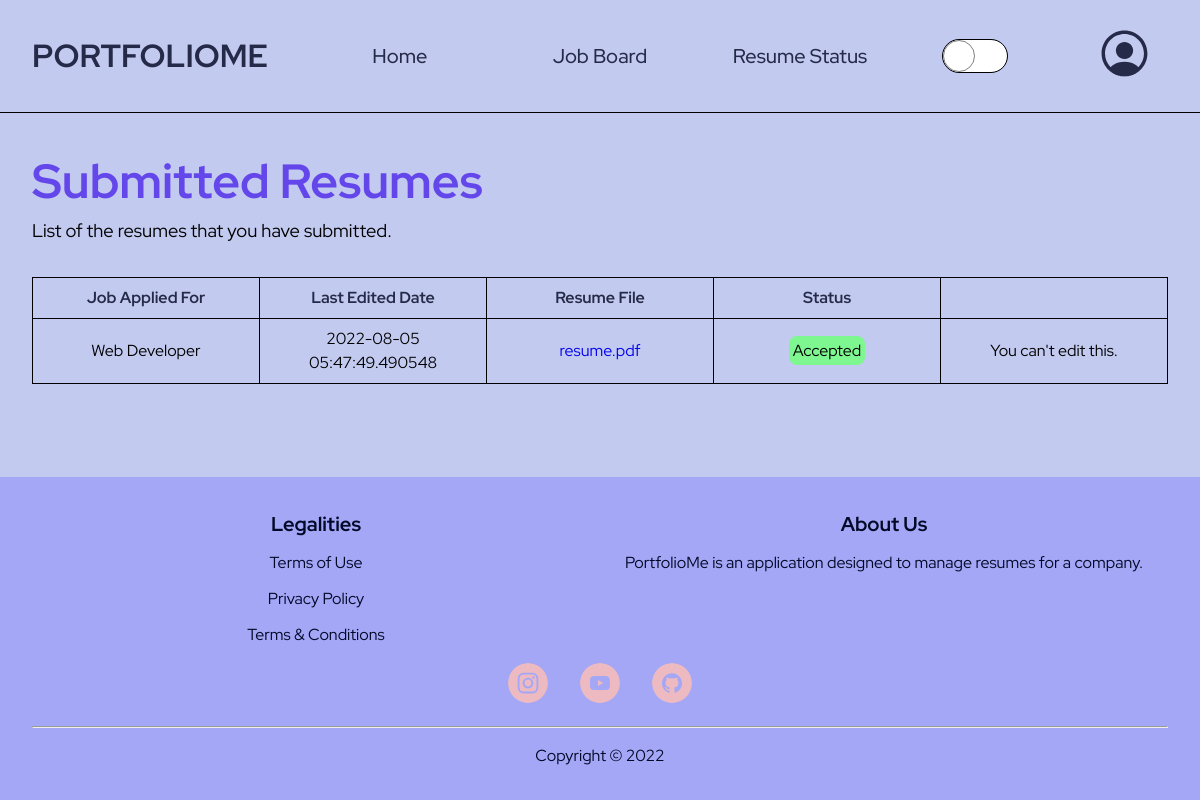
/resume_status (signed in), run on the app's committed database.
### PortfolioMe/models.py (models this page shows, shortened)
class JobBoard(db.Model):
    __tablename__ = 'jobboard'
    id = db.Column(db.Integer, primary_key=True)
    name = db.Column(db.String(50), nullable=False)
    highlights = db.Column(db.String(200), nullable=False)
    description = db.Column(db.Text, nullable=False)
    department = db.Column(db.String(50), nullable=False)
    min_salary = db.Column(db.Float, nullable=False)
    max_salary = db.Column(db.Float, nullable=False)
    position_level = db.Column(db.String(20), nullable=False)
    years_of_experience = db.Column(db.String(10), nullable=False)
    job_type = db.Column(db.String(10), nullable=False)
    specializations = db.Column(db.String(50), nullable=False)
    job_image = db.Column(db.String(50), nullable=False)
    resumes_submitted_list = db.relationship(
        'Resume', backref='associated_job_board', lazy=True)

class Resume(db.Model):
    __tablename__ = 'resume'
    id = db.Column(db.Integer, primary_key=True)
    applicant_details = db.Column(db.Text, unique=False, nullable=False)
    date_edited = db.Column(db.DateTime, unique=False, nullable=False,
                            default=datetime.utcnow)
    is_bookmarked = db.Column(db.Boolean, unique=False,
                              nullable=False, default=False)
    is_hired = db.Column(db.Boolean, unique=False,
                         nullable=False, default=False)
    status = db.Column(db.String(20), unique=False,
                       nullable=False, default="Pending")
    image = db.Column(db.String(50), unique=False, nullable=False)
    additional_documents = db.Column(db.Text, unique=False, default="")
    applicant_id = db.Column(db.Integer, db.ForeignKey(
        'applicant.id'), nullable=False)
    job_id = db.Column(db.Integer, db.ForeignKey(
        'jobboard.id'), nullable=False)
    resume_details_ref = db.relationship(
        'Resume_Details', backref='associated_resume', uselist=False)

### PortfolioMe/client/routes.py (the view)
@client.route("/resume_status")
@login_required
def resume_status():
    resumes = Resume.query.filter_by(applicant_id=current_user.id).all()
    jobs = JobBoard.query.filter(JobBoard.resumes_submitted_list.any(
        applicant_id=current_user.id)).all()
    return render_template("client/resume_status.html", resumes=resumes, jobs=jobs)

### PortfolioMe/models.py (called while the page is built)
@login_manager.user_loader
def load_user(user_id):
    applicant = Applicant.query.get(int(user_id))
    if applicant.status != "Active":
        return None and logout_user
    return applicant

### PortfolioMe/templates/client/resume_status.html (shortened to what this page needs)
{% extends "layout/base.html" %}  {% block css %}
<link
    rel="stylesheet"
    href="{{ url_for('static', filename='css/client/resume_status.css') }}"
/>{% endblock %} {% block content %}
<main class="resume-list-container">
    <div class="resume-list-header">
        <h1>Submitted Resumes</h1>
        <p>List of the resumes that you have submitted.</p>
    </div>
    <div class="table-container">
        <table>
            <thead>
                <tr>
                    <th>Job Applied For</th>
                    <th>Last Edited Date</th>
                    <th>Resume File</th>
                    <th>Status</th>
                    <th></th>
                </tr>
            </thead>
            {% if resume is not none %} {% for resume in resumes %}
            <tbody>
                <tr>
                    <td>
                        {% for job in jobs %} {% if job.id == resume.job_id %}
                        {{ job.name }} {% endif %} {% endfor %}
                    </td>
                    <td>{{ resume.date_edited }}</td>
                    <td>
                        <a
                            href="{{ url_for('static', filename='resumes/' + resume.image) }}"
                            target="_blank"
                            >resume.pdf</a
                        >
                    </td>
                    <td>
                        {% if resume.status == "Accepted" %}
                        <span style="background-color: hsl(var(--green))"
                            >Accepted</span
                        >
                        {% elif resume.status == "Rejected" %}
                        <span style="background-color: hsl(var(--red))"
                            >Rejected</span
                        >
                        {% elif resume.status == "Pending" %}
                        <span style="background-color: hsl(var(--yellow))"
                            >Pending</span
                        >
                        {% elif resume.status == "Keep In View" %}
                        <span style="background-color: hsl(var(--accent-blue))"
                            >Keep In View</span
                        >
                        {% endif %}
                    </td>
                    <td>
                        {% if resume.status == "Pending" %}
                        <a
                            class="edit-resume-details-btn"
                            target="_blank"
                            href="{{ url_for('client.upload_resume_details', job_id=resume.job_id, resume_details_id=resume.resume_details_ref.id) }}"
                            >Edit</a
                        >
                        {% else %} You can't edit this. {% endif %}
                    </td>
                </tr>
            </tbody>
            {% endfor %} {% endif %}
        </table>
    </div>
</main>
{% endblock %}

### PortfolioMe/static/css/layout/base.css (style rules this page uses)
body { display: grid; grid-template-rows: auto 1fr auto; }
:root { --width: 4rem; }

### PortfolioMe/static/css/client/resume_status.css (style rules this page uses)
.resume-list-container { background-color: hsl(var(--light-blue)); padding: 2rem; }
.resume-list-header h1 { color: hsl(var(--accent-blue)); font-size: 3rem; }
.resume-list-header p { font-size: 1.15rem; }
.table-container { margin-top: 2rem; }
table { width: 100%; table-layout: fixed; }
table, th, td { border: 1px solid black; border-collapse: collapse; }
th, td { padding: 0.5rem; }
th { color: hsl(var(--dark-blue)); }
td:first-child { overflow: hidden; white-space: nowrap; text-overflow: ellipsis; }
td { text-align: center; }
td span { padding: 0.25rem; border-radius: 0.5rem; }

### data on the page
Resume: date_edited "2022-08-05 05:47:49.490548", status "Accepted"
JobBoard: name "Web Developer"
